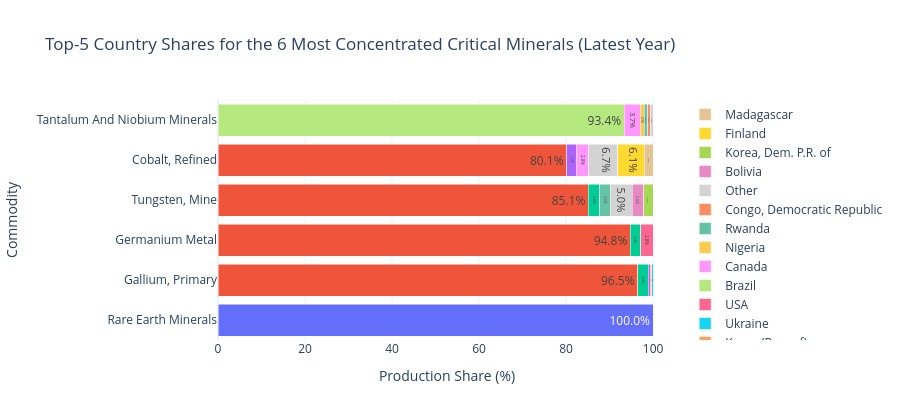

Notebook code cell kept with this figure:
### Markdown cell above
## 6. Top Producer Shares — Stacked Horizontal Bars

For the **6 most concentrated minerals** (highest latest-year HHI) we show which countries
hold the top-5 production shares.  An "Other" slice captures the remainder.
Each row in this chart is a single commodity — a very wide bar indicates near-monopolistic
supply by the leading producer.

### Code cell
top6_commodities = (
    hhi_latest.sort_values("hhi", ascending=False).head(6)["commodity"].tolist()
)

# For each of the top-6 use the same latest year as hhi_latest
latest_years = dict(zip(hhi_latest["commodity"], hhi_latest["year"]))

rows_list = []
for comm in top6_commodities:
    yr = latest_years[comm]
    subset = country_year[
        (country_year["commodity"] == comm) & (country_year["year"] == yr)
    ].copy()
    total = subset["quantity"].sum()
    subset["share"] = subset["quantity"] / total * 100
    subset = subset.sort_values("share", ascending=False)
    top5   = subset.head(5)
    other  = pd.DataFrame([{
        "commodity": comm, "year": yr,
        "country": "Other", "quantity": subset.iloc[5:]["quantity"].sum(),
        "share": subset.iloc[5:]["share"].sum(),
    }]) if len(subset) > 5 else pd.DataFrame()
    rows_list.append(pd.concat([top5[["commodity", "country", "share"]], 
                                other[["commodity", "country", "share"]]
                                if not other.empty else pd.DataFrame()],
                               ignore_index=True))

share_df = pd.concat(rows_list, ignore_index=True)
share_df["country_label"] = share_df["country"] + "  " + share_df["share"].map("{:.1f}%".format)

# Assign a consistent colour palette to the most common countries
all_countries = share_df["country"].unique().tolist()
colour_seq = px.colors.qualitative.Plotly + px.colors.qualitative.Set2
country_colour = {
    c: colour_seq[i % len(colour_seq)] for i, c in enumerate(all_countries)
}
country_colour["Other"] = "#d3d3d3"

fig_stack = go.Figure()
for country in share_df["country"].unique():
    cdf = share_df[share_df["country"] == country]
    fig_stack.add_trace(go.Bar(
        name=country,
        y=cdf["commodity"],
        x=cdf["share"],
        orientation="h",
        text=cdf["share"].map("{:.1f}%".format),
        textposition="inside",
        marker_color=country_colour[country],
        hovertemplate="%{y}<br>%{fullData.name}: %{x:.1f}%<extra></extra>",
    ))

fig_stack.update_layout(
    barmode="stack",
    title="Top-5 Country Shares for the 6 Most Concentrated Critical Minerals (Latest Year)",
    xaxis_title="Production Share (%)",
    yaxis_title="Commodity",
    template=TEMPLATE,
    height=420,
    legend=dict(orientation="v", x=1.02, y=1),
    margin=dict(r=220, l=180),
)
fig_stack.show()

### Figure 1 — Plotly figure (JSON) as saved in the notebook; plotly's stock layout.template omitted (floating-point values rounded to 4 significant figures)
{"data": [{"hovertemplate": "%{y}<br>%{fullData.name}: %{x:.1f}%<extra></extra>", "marker": {"color": "#636EFA"}, "name": "Malaysia", "orientation": "h", "text": ["100.0%"], "textposition": "inside", "type": "bar", "x": [100.0], "y": ["Rare Earth Minerals"]}, {"hovertemplate": "%{y}<br>%{fullData.name}: %{x:.1f}%<extra></extra>", "marker": {"color": "#EF553B"}, "name": "China", "orientation": "h", "text": ["96.5%", "94.8%", "85.1%", "80.1%"], "textposition": "inside", "type": "bar", "x": [96.46, 94.79, 85.13, 80.14], "y": ["Gallium, Primary", "Germanium Metal", "Tungsten, Mine", "Cobalt, Refined"]}, {"hovertemplate": "%{y}<br>%{fullData.name}: %{x:.1f}%<extra></extra>", "marker": {"color": "#00CC96"}, "name": "Russia", "orientation": "h", "text": ["2.4%", "2.4%", "2.6%"], "textposition": "inside", "type": "bar", "x": [2.412, 2.37, 2.609], "y": ["Gallium, Primary", "Germanium Metal", "Tungsten, Mine"]}, {"hovertemplate": "%{y}<br>%{fullData.name}: %{x:.1f}%<extra></extra>", "marker": {"color": "#AB63FA"}, "name": "Japan", "orientation": "h", "text": ["0.5%", "2.2%"], "textposition": "inside", "type": "bar", "x": [0.4823, 2.232], "y": ["Gallium, Primary", "Cobalt, Refined"]}, {"hovertemplate": "%{y}<br>%{fullData.name}: %{x:.1f}%<extra></extra>", "marker": {"color": "#FFA15A"}, "name": "Korea (Rep. of)", "orientation": "h", "text": ["0.3%"], "textposition": "inside", "type": "bar", "x": [0.3215], "y": ["Gallium, Primary"]}, {"hovertemplate": "%{y}<br>%{fullData.name}: %{x:.1f}%<extra></extra>", "marker": {"color": "#19D3F3"}, "name": "Ukraine", "orientation": "h", "text": ["0.3%"], "textposition": "inside", "type": "bar", "x": [0.3215], "y": ["Gallium, Primary"]}, {"hovertemplate": "%{y}<br>%{fullData.name}: %{x:.1f}%<extra></extra>", "marker": {"color": "#FF6692"}, "name": "USA", "orientation": "h", "text": ["2.8%"], "textposition": "inside", "type": "bar", "x": [2.844], "y": ["Germanium Metal"]}, {"hovertemplate": "%{y}<br>%{fullData.name}: %{x:.1f}%<extra></extra>", "marker": {"color": "#B6E880"}, "name": "Brazil", "orientation": "h", "text": ["93.4%"], "textposition": "inside", "type": "bar", "x": [93.39], "y": ["Tantalum And Niobium Minerals"]}, {"hovertemplate": "%{y}<br>%{fullData.name}: %{x:.1f}%<extra></extra>", "marker": {"color": "#FF97FF"}, "name": "Canada", "orientation": "h", "text": ["3.7%", "2.8%"], "textposition": "inside", "type": "bar", "x": [3.668, 2.818], "y": ["Tantalum And Niobium Minerals", "Cobalt, Refined"]}, {"hovertemplate": "%{y}<br>%{fullData.name}: %{x:.1f}%<extra></extra>", "marker": {"color": "#FECB52"}, "name": "Nigeria", "orientation": "h", "text": ["0.9%"], "textposition": "inside", "type": "bar", "x": [0.8995], "y": ["Tantalum And Niobium Minerals"]}, {"hovertemplate": "%{y}<br>%{fullData.name}: %{x:.1f}%<extra></extra>", "marker": {"color": "rgb(102,194,165)"}, "name": "Rwanda", "orientation": "h", "text": ["0.8%", "2.5%"], "textposition": "inside", "type": "bar", "x": [0.8114, 2.452], "y": ["Tantalum And Niobium Minerals", "Tungsten, Mine"]}, {"hovertemplate": "%{y}<br>%{fullData.name}: %{x:.1f}%<extra></extra>", "marker": {"color": "rgb(252,141,98)"}, "name": "Congo, Democratic Republic", "orientation": "h", "text": ["0.6%"], "textposition": "inside", "type": "bar", "x": [0.5608], "y": ["Tantalum And Niobium Minerals"]}, {"hovertemplate": "%{y}<br>%{fullData.name}: %{x:.1f}%<extra></extra>", "marker": {"color": "#d3d3d3"}, "name": "Other", "orientation": "h", "text": ["0.7%", "5.0%", "6.7%"], "textposition": "inside", "type": "bar", "x": [0.6726, 5.001, 6.727], "y": ["Tantalum And Niobium Minerals", "Tungsten, Mine", "Cobalt, Refined"]}, {"hovertemplate": "%{y}<br>%{fullData.name}: %{x:.1f}%<extra></extra>", "marker": {"color": "rgb(231,138,195)"}, "name": "Bolivia", "orientation": "h", "text": ["2.6%"], "textposition": "inside", "type": "bar", "x": [2.606], "y": ["Tungsten, Mine"]}, {"hovertemplate": "%{y}<br>%{fullData.name}: %{x:.1f}%<extra></extra>", "marker": {"color": "rgb(166,216,84)"}, "name": "Korea, Dem. P.R. of", "orientation": "h", "text": ["2.2%"], "textposition": "inside", "type": "bar", "x": [2.197], "y": ["Tungsten, Mine"]}, {"hovertemplate": "%{y}<br>%{fullData.name}: %{x:.1f}%<extra></extra>", "marker": {"color": "rgb(255,217,47)"}, "name": "Finland", "orientation": "h", "text": ["6.1%"], "textposition": "inside", "type": "bar", "x": [6.083], "y": ["Cobalt, Refined"]}, {"hovertemplate": "%{y}<br>%{fullData.name}: %{x:.1f}%<extra></extra>", "marker": {"color": "rgb(229,196,148)"}, "name": "Madagascar", "orientation": "h", "text": ["2.0%"], "textposition": "inside", "type": "bar", "x": [2.003], "y": ["Cobalt, Refined"]}], "layout": {"barmode": "stack", "height": 420, "legend": {"orientation": "v", "x": 1.02, "y": 1}, "margin": {"l": 180, "r": 220}, "title": {"text": "Top-5 Country Shares for the 6 Most Concentrated Critical Minerals (Latest Year)"}, "xaxis": {"title": {"text": "Production Share (%)"}}, "yaxis": {"title": {"text": "Commodity"}}}}
